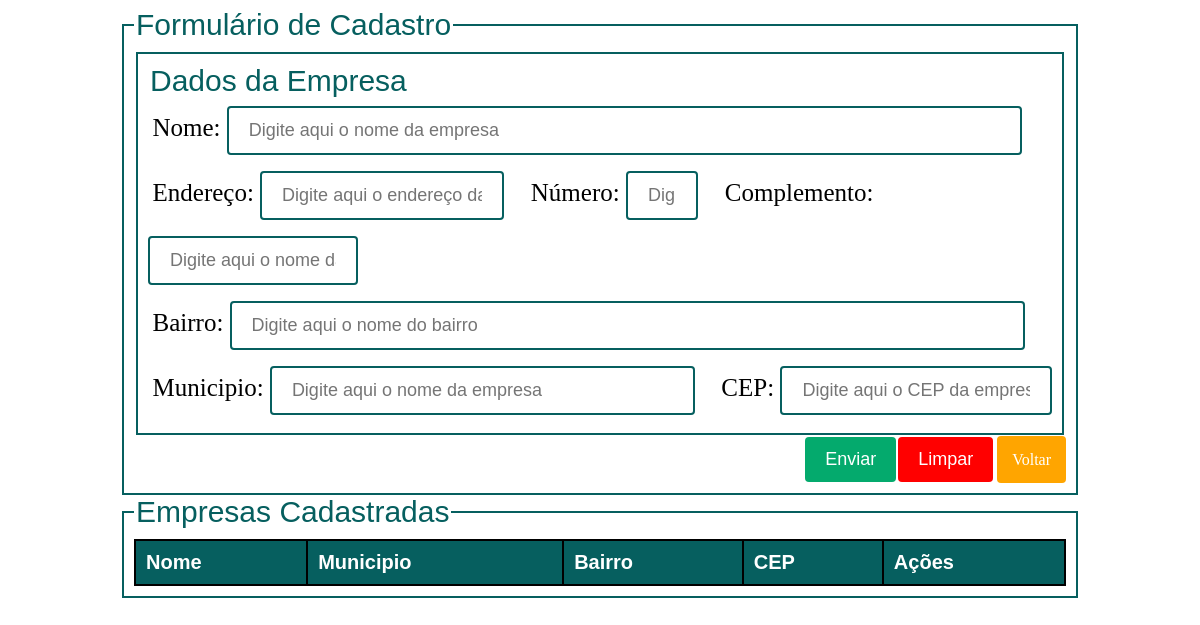
The app's page /pag/html/cad_empresa.php, older data.
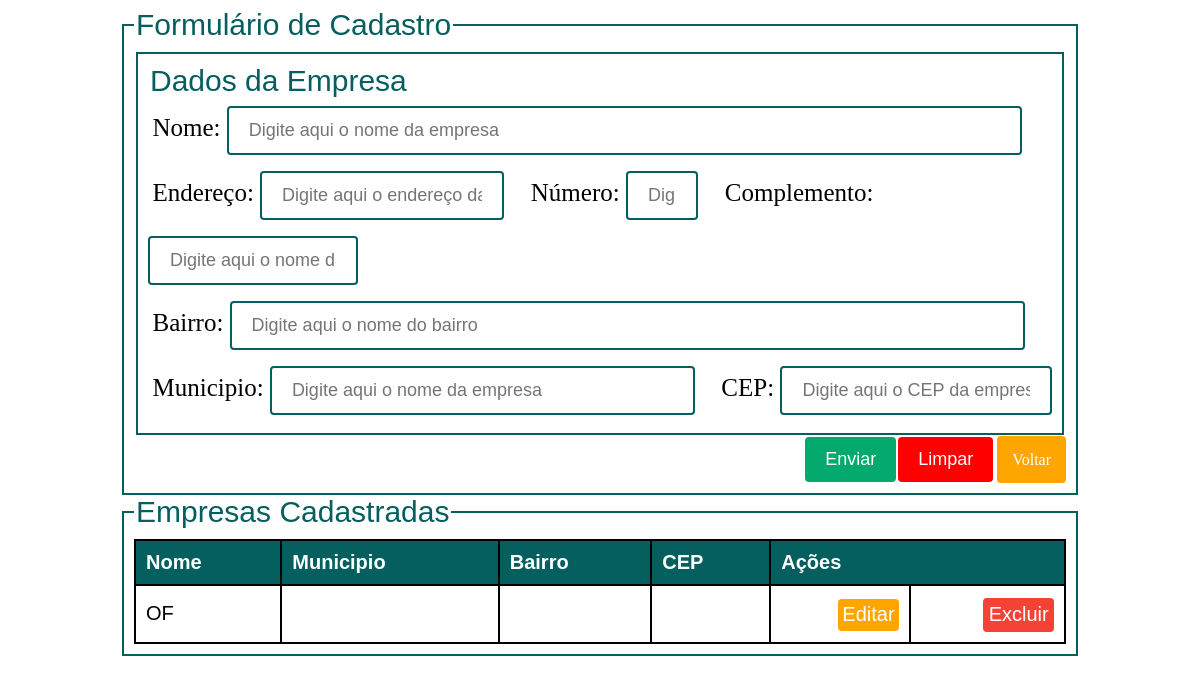
The same page, newer data.
### tables this page shows
create table empresa(
	id_empresa integer auto_increment primary key, 
    nome varchar(50),
    uf varchar(2), 
    municipio varchar(50),
    endereco varchar (50), 
    numero int(4), 
    complemento varchar(50), 
    bairro varchar(50), 
    cep varchar(20), 
    telefone int(20)
);

### pag/php/comp/empresaHelper.php (called while the page is built, shortened)
<?php
include_once 'empresa.php';
function getEmpresas(){
    try{
        $banco = new Banco();
        $conn = $banco->conectar();
        $stmt = $conn->prepare("select * from empresa");
        $stmt->execute();
        $empresas = array();
        foreach($stmt->fetchAll() as $v => $value){
            $empresa = new Empresa($value['nome'], $value['cep'],  $value['numero'], $value['complemento'], $value['bairro'], $value['municipio'], $value['endereco'], $value['uf']);
            $empresa->setIdEmpresa($value['id_empresa']);
            array_push($empresas,$empresa);
        }
       return $empresas;
    }catch(PDOException $e){
        echo "Erro " . $e->getMessage();
    }
}
?>

### pag/php/comp/empresa.php (called while the page is built, shortened)
<?php
class Empresa{
    public $id_empresa;
    function __construct($nome, $cep, $numero, $complemento, $bairro, $municipio, $endereco, $uf){
        $this->nome = $nome;
    }
    function getIdEmpresa(){
        return $this->id_empresa;
    }
    function setIdEmpresa($id_empresa){
        $this->id_empresa = $id_empresa;
    }
}
?>

### pag/html/cad_empresa.php (the view, shortened to what this page needs)
<?php
   include_once "../php/comp/empresaHelper.php";
?>
<!DOCTYPE html>
<html lang="pt-br">
<head>
    <link rel="stylesheet" href="../css/cad_empresa.css">
</head>
<body>
    <fieldset>
        <legend>Formulário de Cadastro</legend>
        <form name="formCad" method="POST" action="../php/comp/empresaHelper.php">
            <fieldset>
                <div class="dados">
                <legend>Dados da Empresa</legend>
                <label for="nome">Nome: </label>
                <input size="40" required placeholder="Digite aqui o nome da empresa" name="nome" id="nome" type="text">
                <br>
                <label for="endereco">Endereço: </label>
                <input size="40" required placeholder="Digite aqui o endereço da empresa" name="endereco" id="endereco" type="text">
                <label for="numero">Número: </label>
                <input size="40" required placeholder="Digite aqui o nome da empresa" name="numero" id="numero" type="int">
                <label for="complemento">Complemento: </label>
                <input size="40" required placeholder="Digite aqui o nome da empresa" name="complemento" id="complemento" type="text">
                <br>
                <label for="bairro">Bairro: </label>
                <input size="40" required placeholder="Digite aqui o nome do bairro" name="bairro" id="bairro" type="text">
                <br>
                <label for="municipio">Municipio: </label>
                <input size="40" required placeholder="Digite aqui o nome da empresa" name="municipio" id="municipio" type="text">
                <label for="cep">CEP: </label>
                <input size="40" required placeholder="Digite aqui o CEP da empresa" name="cep" id="cep" type="text">
                </div>
            </fieldset>
            <a class="botao" href="home_coord.php">Voltar</a>
            <input type="reset" value="Limpar">
            <input type="submit" value="Enviar">
        </form>
    </fieldset>
    <div>
        <fieldset>
            <legend>Empresas Cadastradas</legend>
            <table id="mover">
                <tr>
                    <th>Nome</th>
                    <th>Municipio</th>
                    <th>Bairro</th>
                    <th>CEP</th>
                    <th colspan="2">Ações</th>
                </tr>
                <?php
                $empresas = getEmpresas();
                foreach($empresas as $empresa){
                    echo '<tr>';
                    echo '<td>'.$empresa->nome.'</td> ';
                    echo '<td>'.$empresa->municipio.'</td>  ';
                    echo '<td>'.$empresa->bairro.'</td>  ';
                    echo '<td>'.$empresa->cep.'</td>  ';
                    echo '<td> <a class="editar"  href="editar-empresa.php?id_empresa='.$empresa->getIdEmpresa().'">Editar</a></td> ';
                    echo '<td> <a class="excluir"  href="excluir-empresa.php?id_empresa='.$empresa->getIdEmpresa().'">Excluir</a></td> ';
                    echo '</tr> ';
                }
                ?>
                </table>
        </fieldset>
    </div>
</body>
</html>

### pag/css/cad_empresa.css (style rules this page uses)
body { width: 80%; margin-left: 10%; }
.dados label { margin-left: 0.5%; }
.dados #nome { width: 88%; padding: 12px 20px; margin: 8px 0; box-sizing: border-box; border: 2px solid #065f5f; border-radius: 4px; }
.dados #endereco { width: 27%; padding: 12px 20px; margin: 8px 0; box-sizing: border-box; margin-right: 2%; border: 2px solid #065f5f; border-radius: 4px; }
.dados #numero { width: 8%; padding: 12px 20px; margin: 8px 0; box-sizing: border-box; margin-right: 2%; border: 2px solid #065f5f; border-radius: 4px; }
.dados #complemento { width: 23.2%; padding: 12px 20px; margin: 8px 0; box-sizing: border-box; border: 2px solid #065f5f; border-radius: 4px; }
.dados #bairro { width: 88%; padding: 12px 20px; margin: 8px 0; box-sizing: border-box; border: 2px solid #065f5f; border-radius: 4px; }
.dados #municipio { width: 47%; padding: 12px 20px; margin: 8px 0; box-sizing: border-box; margin-right: 2%; border: 2px solid #065f5f; border-radius: 4px; }
.dados #cep { width: 30%; padding: 12px 20px; margin: 8px 0; box-sizing: border-box; border: 2px solid #065f5f; border-radius: 4px; }
fieldset { border: 2px solid #065f5f; padding: 10px; box-sizing: border-box; }
fieldset label { font-size: 25px; }
fieldset input { font-size: 18px; }
table { left: 12px; width: 100%; border-collapse: collapse; }
table, th, td { border: 2px solid black; }
legend { font-family: "Dosis-SemiBold", Helvetica; color: #065f5f; font-size: 30px; }
th, td { font-family: "Dosis-SemiBold", Helvetica; font-size: 20px; padding: 10px; text-align: left; }
th { background-color: #065f5f; color: white; }
input[type=submit] { background-color: #04AA6D; color: white; padding: 12px 20px; border: none; border-radius: 4px; cursor: pointer; float: right; margin-right: 2px; margin-top: 2px; }
input[type=reset] { background-color: #FF0000; color: white; padding: 12px 20px; border: none; border-radius: 4px; cursor: pointer; float: right; margin-top: 2px; }
.excluir { background-color: #f44336; color: white; padding: 12px 20px; border: none; border-radius: 4px; cursor: pointer; float: right; margin-top: 2px; padding: 4%; text-decoration: none; }
.editar { background-color: orange; color: white; padding: 12px 20px; border: none; border-radius: 4px; cursor: pointer; float: right; margin-top: 2px; padding: 4%; text-decoration: none; }
.botao { background-color: orange; color: white; padding: 14px; border-radius: 4px; border: none; margin-left: 4px; margin-left: 4px; padding-right: 15px; padding-left: 15px; padding-top: 15px; margin-top: 0.1%; float: right; text-decoration: none; }

Row changes from the older to the newer data that the page shows:
added empresa: nome "OF"
